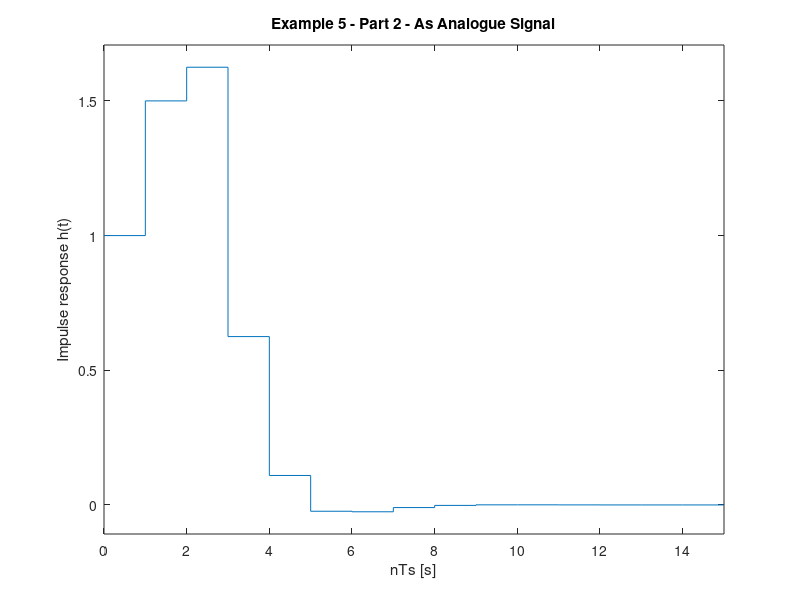

Write MATLAB code to recreate this figure.
%% Example 5 Part 2 from Session on DT Models
% Impulse response of a transfer function
% 
% Prepared for EG-247 Digital Signal Processing by Dr Chris P. Jobling
%% Problem
% The difference equation describing the input-output relationship of a DT system 
% with zero initial conditions, is:
% 
% $$y[n] - 0.5 y[n-1] + 0.125 y[n-2] = x[n] + x[n -1]$$
% 
% Part 2 Compute: The DT impulse response $h[n]$
%% Solution
% Numerator
% 
% $$z^2+z$$

Nz = [1 1 01]
%% 
% Denominator
% 
% $$$z^2 - 0.5 z - 0.125$$$
%%
Dz = [1 -0.5 0.125]
%% Poles and residues
%%
[r,p,k] = residue(Nz,Dz)
%% Response
%%
Hz = tf(Nz,Dz,1)
hn = impulse(Hz, 15);
%% Plot
%%
stem([0:15], hn)
grid
title('Example 5 - Part 2')
xlabel('n')
ylabel('Impulse response h[n]')
%% Response as stepwise continuous y(t)
%%
impulse(Hz,15)
grid
title('Example 5 - Part 2 - As Analogue Signal')
xlabel('nTs [s]')
ylabel('Impulse response h(t)')